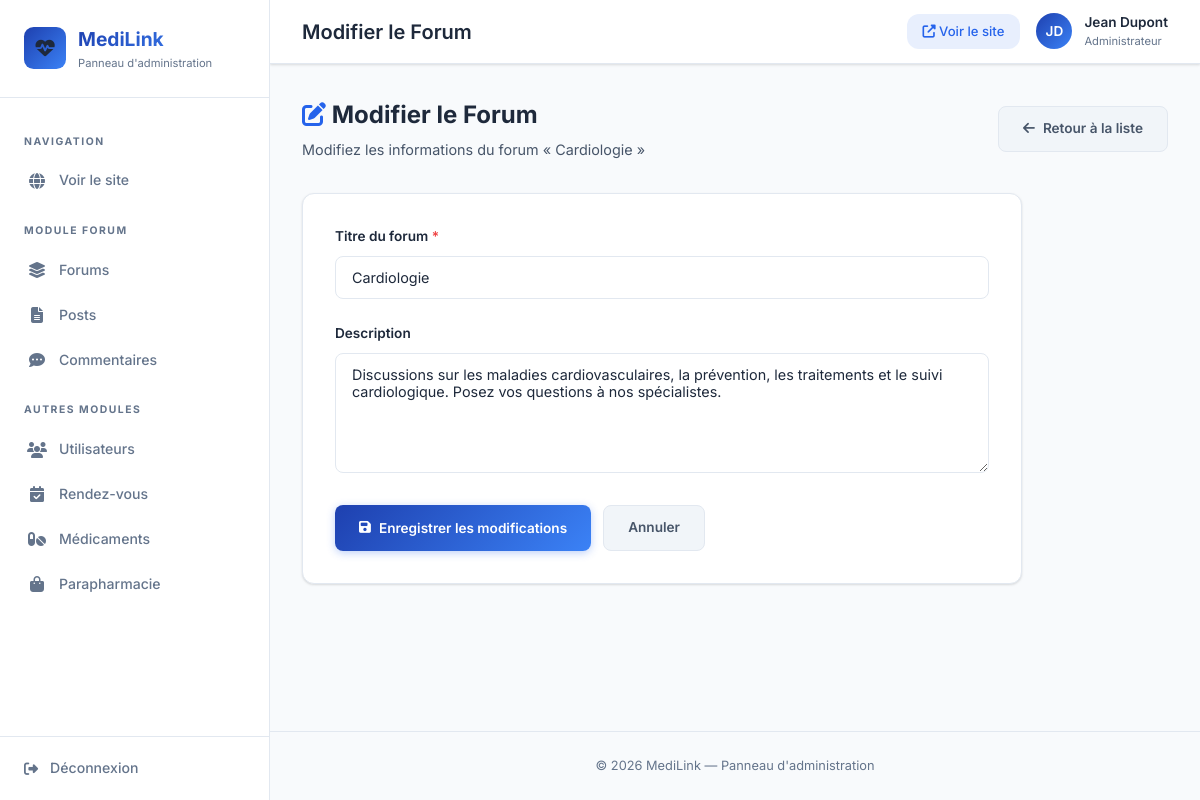
/index.php?controller=forum&action=edit&id=1, run on the app's committed database.
### tables this page shows
CREATE TABLE IF NOT EXISTS forum (
    id_forum INT AUTO_INCREMENT PRIMARY KEY,
    titre VARCHAR(200) NOT NULL,
    description TEXT,
    created_at DATETIME DEFAULT CURRENT_TIMESTAMP
);

### Controller/ForumController.php (called while the page is built, shortened)
<?php
class ForumController {
    public function edit($id): void {
        $forum = Forum::read((int)$id);
        require __DIR__ . '/../View/back_office/forum/edit.php';
    }
}

### Model/Forum.php (called while the page is built, shortened)
<?php
class Forum {
    private ?int $idForum;
    private string $titre;
    private ?string $description;
    public function __construct(
        ?int $idForum = null,
        string $titre = '',
        ?string $description = null,
        ?string $createdAt = null
    ) {
        $this->idForum = $idForum;
        $this->titre = $titre;
        $this->description = $description;
    }
    public function getIdForum(): ?int { return $this->idForum; }
    public function getTitre(): string { return $this->titre; }
    public function getDescription(): ?string { return $this->description; }
    public static function read(int $id): ?self {
        $pdo = Database::getConnection();
        $stmt = $pdo->prepare("SELECT * FROM forum WHERE id_forum = :id");
        $stmt->execute([':id' => $id]);
        $data = $stmt->fetch();
        if ($data) {
            return new self(
                $data['id_forum'],
                $data['titre'],
                $data['description'],
                $data['created_at']
            );
        }
        return null;
    }
}

### View/back_office/forum/edit.php (the view, shortened to what this page needs)
<?php
require __DIR__ . '/../../layout/back_header.php';
?>
<div class="admin-page-header">
    <div>
        <h2><i class="fas fa-edit" style="color: var(--admin-accent);"></i> Modifier le Forum</h2>
        <p>Modifiez les informations du forum « <?= htmlspecialchars($forum->getTitre()) ?> »</p>
    </div>
    <a href="index.php?controller=forum&action=adminList" class="admin-btn admin-btn-secondary">
        <i class="fas fa-arrow-left"></i> Retour à la liste
    </a>
</div>
<div class="admin-form-card">
    <form action="index.php?controller=forum&action=edit&id=<?= $forum->getIdForum() ?>" method="POST" data-validate="true">
        <div class="form-group">
            <label for="forum-titre">
                Titre du forum <span class="required">*</span>
            </label>
            <input
                type="text"
                id="forum-titre"
                name="titre"
                class="form-control"
                value="<?= htmlspecialchars($forum->getTitre()) ?>"
                data-required="true"
                data-min="3"
                data-max="200"
                data-label="Le titre"
            >
        </div>
        <div class="form-group">
            <label for="forum-description">Description</label>
            <textarea
                id="forum-description"
                name="description"
                class="form-control"
                rows="4"
                data-max="1000"
                data-label="La description"
            ><?= htmlspecialchars($forum->getDescription() ?? '') ?></textarea>
        </div>
        <div style="display: flex; gap: 0.75rem;">
            <button type="submit" class="admin-btn admin-btn-primary">
                <i class="fas fa-save"></i> Enregistrer les modifications
            </button>
            <a href="index.php?controller=forum&action=adminList" class="admin-btn admin-btn-secondary">
                Annuler
            </a>
        </div>
    </form>
</div>
<?php require __DIR__ . '/../../layout/back_footer.php'; ?>

### public/css/admin.css (style rules this page uses)
:root { --admin-bg: #f8fafc; --admin-sidebar: #ffffff; --admin-sidebar-hover: #eff6ff; --admin-card: #ffffff; --admin-border: #e2e8f0; --admin-text: #1e293b; --admin-text-secondary: #475569; --admin-text-muted: #64748b; --admin-accent: #2563eb; --admin-accent-light: rgba(37, 99, 235, 0.1); --admin-blue: #3b82f6; --admin-green: #22c55e; --admin-red: #ef4444; --admin-orange: #f97316; --admin-teal: #14b8a6; --admin-gradient: linear-gradient(135deg, #1e40af, #3b82f6); --admin-shadow: 0 1px 3px rgba(0, 0, 0, 0.08), 0 1px 2px rgba(0, 0, 0, 0.06); --admin-shadow-lg: 0 10px 25px rgba(0, 0, 0, 0.08); --admin-radius: 0.75rem; --admin-transition: all 0.25s ease; }
*, *::before, *::after { margin: 0; padding: 0; box-sizing: border-box; }
body.admin-body { font-family: 'Inter', sans-serif; background: var(--admin-bg); color: var(--admin-text); line-height: 1.6; min-height: 100vh; display: flex; }
a { text-decoration: none; }
.admin-page-header { display: flex; align-items: center; justify-content: space-between; margin-bottom: 2rem; flex-wrap: wrap; gap: 1rem; }
.admin-page-header h2 { font-size: 1.5rem; font-weight: 700; color: var(--admin-text); }
.admin-page-header p { font-size: 0.9rem; color: var(--admin-text-secondary); margin-top: 0.25rem; }
.admin-form-card { background: var(--admin-card); border: 1px solid var(--admin-border); border-radius: var(--admin-radius); padding: 2rem; box-shadow: var(--admin-shadow); max-width: 720px; }
.admin-form-card .form-group { margin-bottom: 1.5rem; }
.admin-form-card label { display: block; font-weight: 600; font-size: 0.85rem; color: var(--admin-text); margin-bottom: 0.5rem; }
.admin-form-card label .required { color: var(--admin-red); }
.admin-form-card .form-control { width: 100%; padding: 0.75rem 1rem; border: 1px solid var(--admin-border); border-radius: 0.5rem; font-family: 'Inter', sans-serif; font-size: 0.9rem; color: var(--admin-text); background: #fff; transition: var(--admin-transition); outline: none; }
.admin-form-card textarea.form-control { min-height: 120px; resize: vertical; }
.admin-btn { display: inline-flex; align-items: center; justify-content: center; gap: 0.5rem; padding: 0.7rem 1.5rem; border: none; border-radius: 0.5rem; font-family: 'Inter', sans-serif; font-size: 0.85rem; font-weight: 600; cursor: pointer; transition: var(--admin-transition); text-decoration: none; }
.admin-btn-primary { background: var(--admin-gradient); color: #fff; box-shadow: 0 2px 8px rgba(37, 99, 235, 0.3); }
.admin-btn-secondary { background: #f1f5f9; border: 1px solid var(--admin-border); color: var(--admin-text-secondary); }

### data on the page
forum: titre "Cardiologie", description "Discussions sur les maladies cardiovasculaires, la prévention, les traitements et le suivi cardiologique. Posez vos questions à nos spécialistes."

### other printed values
$pageTitle "Modifier le Forum"
